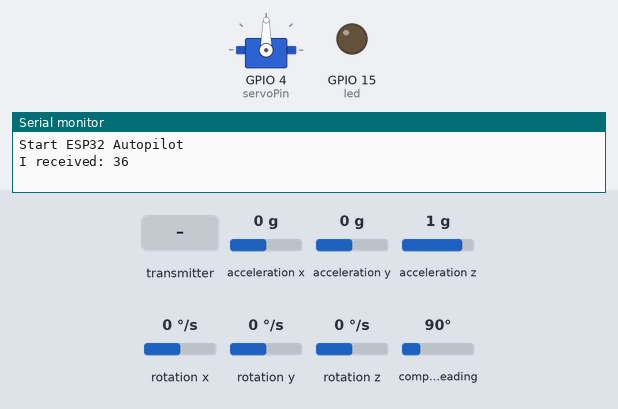
Recording of a sketch running on a simulated ESP32. On the bench: servo, output pins drawn as LEDs (lit = HIGH), the last lines printed to the serial monitor. The test bench sets the inputs (shaded band); at power-on: compass heading 90°, acceleration x 0 g, acceleration y 0 g, acceleration z 1 g, rotation x 0 °/s, rotation y 0 °/s, rotation z 0 °/s. Nothing arrives over Bluetooth unless stated.

Above: at 3.2 s.
3.3 s: the transmitter starts sending readChannel.0 = 1000
At 3.8 s:
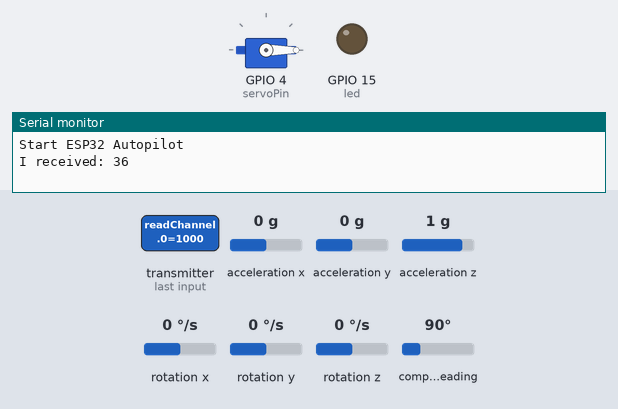
4.8 s: the transmitter starts sending readChannel.0 = 1500
At 6.4 s:
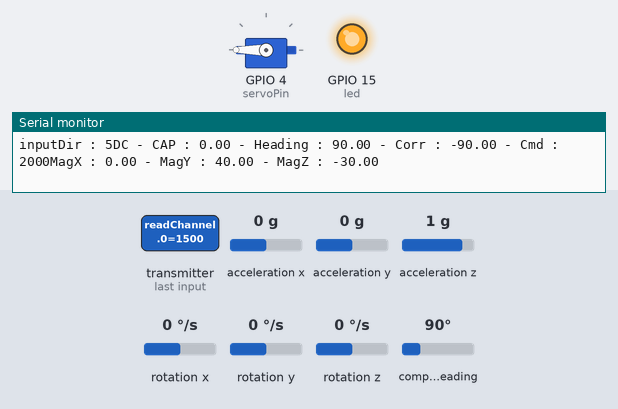
7.3 s: compass heading set to 7°
At 8.3 s:
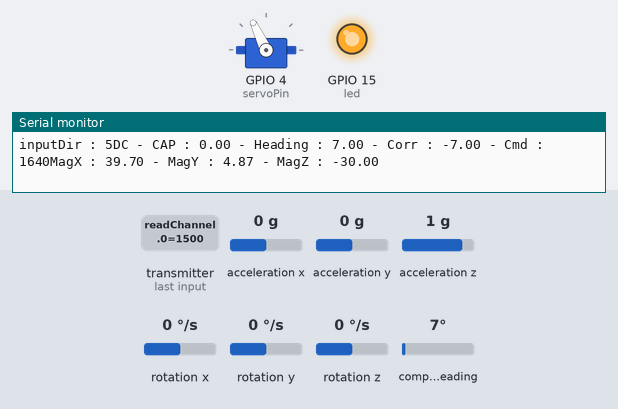
9.5 s: the transmitter starts sending readChannel.4 = 1000
At 11.1 s:
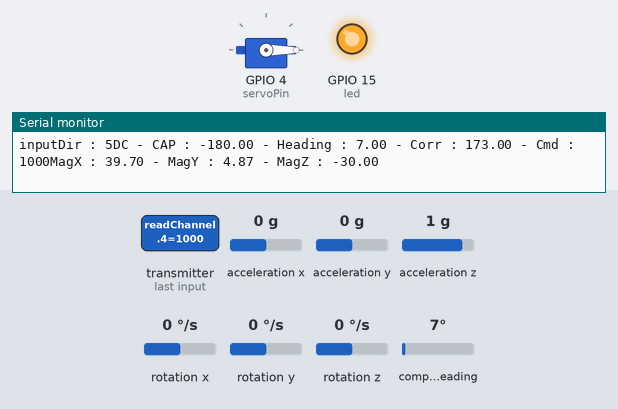
11.6 s: the transmitter starts sending readChannel.0 = 2000
At 12.8 s:
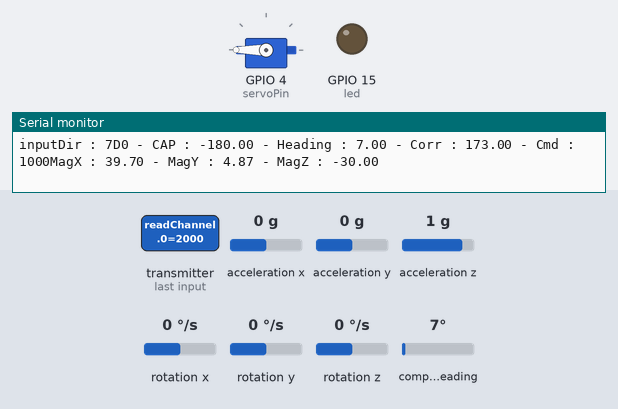
13.1 s: the transmitter starts sending readChannel.0 = 1250
At 13.4 s:
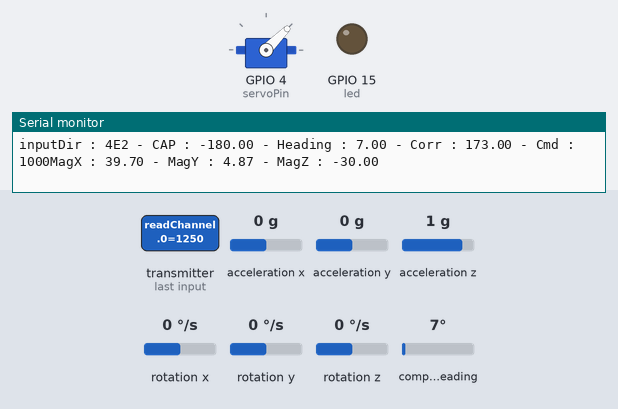
Timing chart, 0 to 15.6 s (numbered marks = the images above; inputs shaded):
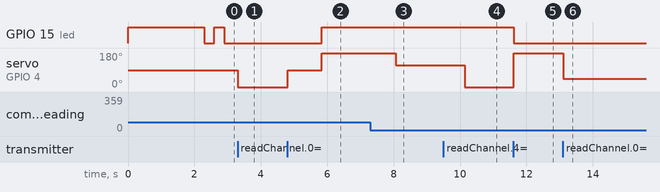

The sketch:

esp32-autopilot-ble.ino
```cpp
#include <IBusBM.h>
#include <ESP32Servo.h>
#include "MPU9250.h"
#include <TinyGPS++.h>
#include "BluetoothSerial.h"

static const int GpsRxPin = 5, GpsTxPin = 18;
static const uint32_t GpsBaud = 9600;

// The TinyGPS++ object
TinyGPSPlus gps;


Servo servo;
int servoPin = 4; // GPIO4
int led = 15; //GPIO15 (output PWM at boot)

IBusBM IBusServo;    // IBus object
MPU9250 mpu;
float magBiasX = 137.10;
float magXMax = -100;
float magXMin = 100;
float magBiasY = 481.89;
float magYMax = -100;
float magYMin = 100;
boolean calibrationDone = false;

BluetoothSerial SerialBT;
uint8_t ble_msg[] = "hello\n";

void redLedOn() {
  digitalWrite(led, HIGH);
}

void redLedOff() {
  digitalWrite(led, LOW);
}

void setup() {
  SerialBT.begin("HMS Fraser"); //Bluetooth device name
  Serial1.begin(GpsBaud, SERIAL_8N1, GpsRxPin, GpsTxPin);
  Serial.begin(115200);
  IBusServo.begin(Serial2);
  Serial.println("Start ESP32 Autopilot");

  servo.setPeriodHertz(50);    // standard 50 hz servo
  servo.attach(servoPin, 1000, 2000);
  pinMode(led, OUTPUT);     //Set led as output

  Wire.begin();
  redLedOn();
  delay(2000);
  mpu.setup(0x68);
  mpu.verbose(true);

  mpu.setMagneticDeclination(0); // magnetic north
  mpu.setMagBiasX(magBiasX);
  mpu.setMagBiasY(magBiasY);
//  mpu.calibrateAccelGyro();
//  mpu.calibrateMag();
  mpu.printCalibration();
  redLedOff();
}

int idleCntr = 0;
int loopCntr = 0;

int autoServoDir = 1500;

int CYCLE_MILLIS = 20;
int MAX_IDLE_CNTR_CYCLE = 50;
int IDLE_MIDDLE_POINT = 1500;

float yaw, corr;

void incrementIdleCntr() {
  if (idleCntr < MAX_IDLE_CNTR_CYCLE) {
    idleCntr++;
  }
}

float courseCorrection(float desiredCourse, float yaw) {
  float corr = desiredCourse - yaw;
  if (corr < -180) {
    corr += 360;
  }
  if (corr > 180) {
    corr -= 360;
  }
  return corr;
}

float inputToCourse(int input) {
  return ((float)(input - IDLE_MIDDLE_POINT)) / 1000.0 * 360.0;
}

void resetIdleCntr() {
  idleCntr = 0;
}

void handleIdleBeginingPeriodEvent() {
}

int IDLE_TOLERANCE = 5;


boolean isIdle(int input) {
  if ((input < IDLE_MIDDLE_POINT + IDLE_TOLERANCE) && (input > IDLE_MIDDLE_POINT - IDLE_TOLERANCE)) {
    return true;
  } else {
    return false;
  }
}

float heading(float magX, float magY) {
  float heading = atan2(magY, magX);

  // Correct for when signs are reversed.
  if (heading < 0) {
      heading += 2 * PI;
  }

  // Check for wrap due to addition of declination.
  if (heading > 2 * PI) {
      heading -= 2 * PI;
  }
  return heading * 180 / M_PI;
}


void loop() {

  loopCntr++;


  int inputDir = IBusServo.readChannel(0);
  int inputA = IBusServo.readChannel(4);
  int inputB = IBusServo.readChannel(5);
  float desiredCourse = inputToCourse(inputA);

  if (isIdle(inputDir)) {
    if (idleCntr == 0) {
      handleIdleBeginingPeriodEvent();
    }
    incrementIdleCntr();
  } else {
    resetIdleCntr();
  }

  if(idleCntr == MAX_IDLE_CNTR_CYCLE) {
    // process autopilot mode
    servo.writeMicroseconds(autoServoDir);
    redLedOn();
  } else {
    servo.writeMicroseconds(inputDir);
    redLedOff();
  }

  if (inputB > 1500) {
    calibrationDone = false;
    mpu.update();
    float biasedMagX = mpu.getMagX() + magBiasX;
    float biasedMagY = mpu.getMagY() + magBiasY;

    if (biasedMagX < magXMin) {
      magXMin = biasedMagX;
    }
    if (biasedMagX > magXMax) {
      magXMax = biasedMagX;
    }
    if (biasedMagY < magYMin) {
      magYMin = biasedMagY;
    }
    if (biasedMagY > magYMax) {
      magYMax = biasedMagY;
    }
  } else if (!calibrationDone) {
    magBiasX = (magXMax + magXMin) / 2;
    magBiasY = (magYMax + magYMin) / 2;
    mpu.setMagBiasX(magBiasX);
    mpu.setMagBiasY(magBiasY);
    mpu.printCalibration();
    magXMin = 100;
    magXMax = -100;
    magYMin = 100;
    magYMax = -100;
    calibrationDone = true;
    redLedOn();
    delay(300);
    redLedOff();
    delay(300);
    redLedOn();
    delay(300);
    redLedOff();
  }

  if (loopCntr % 50 == 0) {
    mpu.update();
    yaw = heading(mpu.getMagX(), mpu.getMagY());
    corr = courseCorrection(desiredCourse, yaw);
    autoServoDir = (int) (1500 - corr * 20);
    if (autoServoDir < 1000) {
      autoServoDir = 1000;
    }
    if (autoServoDir > 2000) {
      autoServoDir = 2000;
    }
  }

  if (loopCntr % 50 == 0) {

    Serial.print("inputDir : ");
    Serial.print(inputDir, HEX);
    Serial.print(" - CAP : ");
    Serial.print(desiredCourse);
    Serial.print(" - Heading : ");
    Serial.print(yaw);
    Serial.print(" - Corr : ");
    Serial.print(corr);
    Serial.print(" - Cmd : ");
    Serial.print(autoServoDir);
    Serial.print("MagX : ");
    Serial.print(mpu.getMagX());
    Serial.print(" - MagY : ");
    Serial.print(mpu.getMagY());
    Serial.print(" - MagZ : ");
    Serial.print(mpu.getMagZ());

    Serial.println();
  };

  if (SerialBT.available()) {
    while(SerialBT.available()) {
      int incomingByte = SerialBT.read();
      // say what you got:
      Serial.print("I received: ");
      Serial.println(incomingByte, DEC);
      if (incomingByte == 48) { // Command 0
        SerialBT.print("CAP: ");
        SerialBT.println(desiredCourse, 0);
        SerialBT.print("Heading: ");
        SerialBT.println(yaw, 0);

      }
    }
  }
  delay(CYCLE_MILLIS);

}
```

Measured:
- after the input at 3.3 s, GPIO 15 (led): stays LOW (without the input it goes to HIGH after 0.60 s); servo on GPIO 4 (servoPin): 90° → 0° at once
- after the input at 4.8 s, GPIO 15 (led): LOW → HIGH after 1.0 s; servo on GPIO 4 (servoPin): 0° → 90° at once, → 180° 1.0 s later
- after the input at 7.3 s, servo on GPIO 4 (servoPin): 180° → 115° after 0.77 s
- after the input at 9.5 s, servo on GPIO 4 (servoPin): 115° → 0° after 0.64 s
- after the input at 11.6 s, GPIO 15 (led): HIGH → LOW at once; servo on GPIO 4 (servoPin): 0° → 180° at once
- after the input at 13.1 s, servo on GPIO 4 (servoPin): 180° → 45° at once
